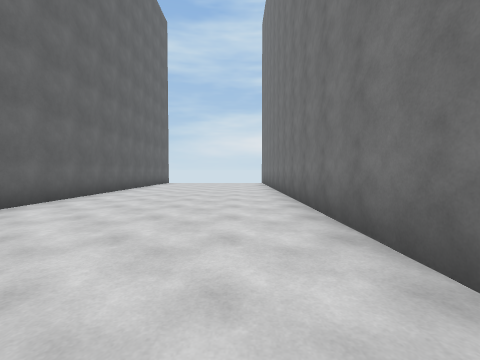
View 1 (above)

24 first-person views from a walk through a 3-D level made in the Unity game engine. The camera is 1.2 m above the floor, tilts 2° down and sees 90° across. The floor is counted in squares, 2 m on a side. Each view is taken from the middle of a square. On the plan, view 1 faces up. The plan holds only what a view shows up to about 9 squares ahead; the rest is blank. The place goes on beyond the plan. The player is left out.

View 2
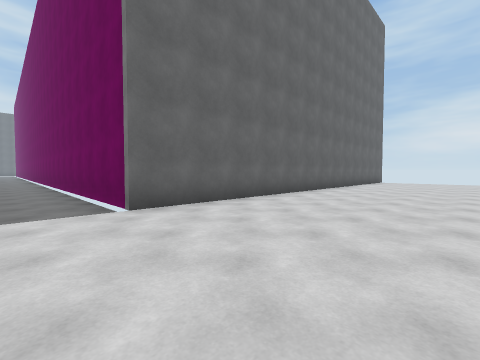

View 3
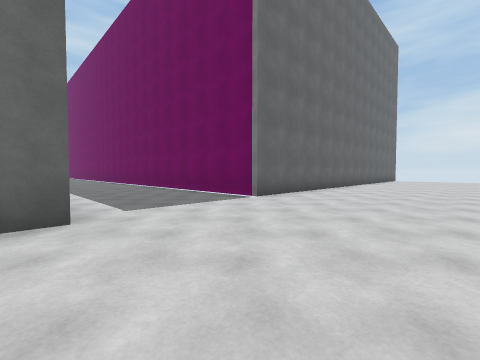

View 4
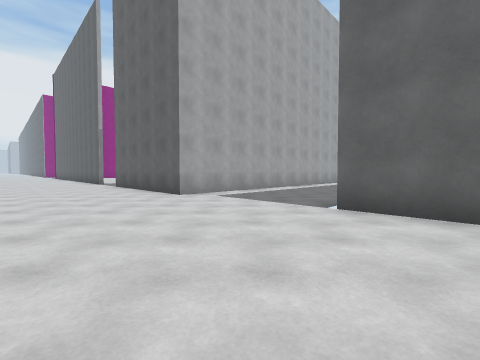

View 5
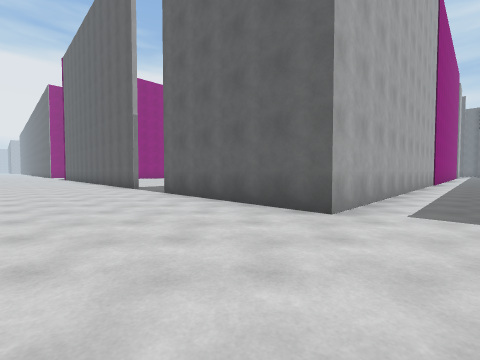

View 6
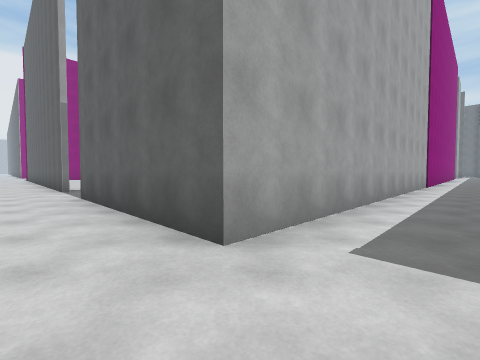

View 7
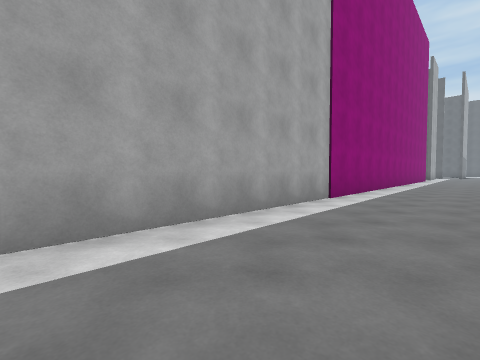

View 8
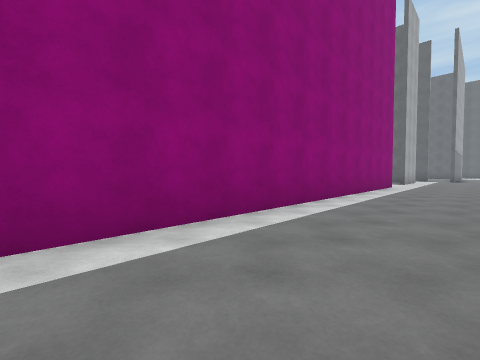

View 9
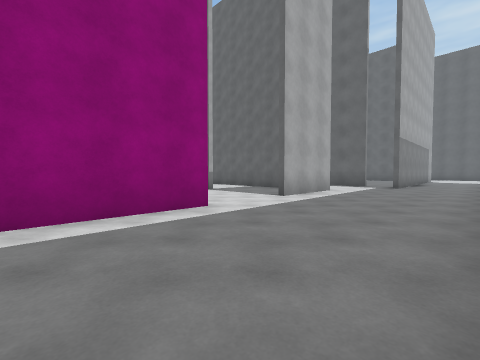

View 10
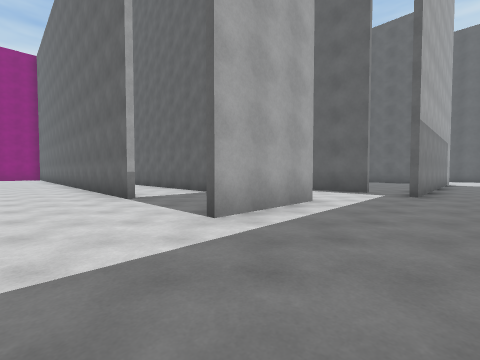

View 11
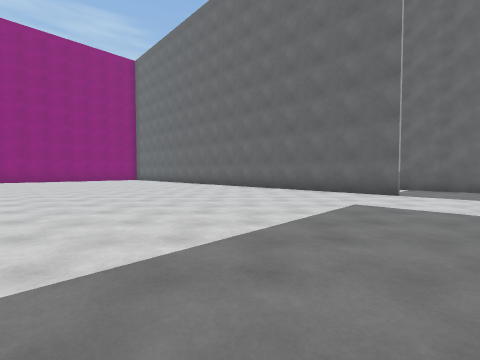

View 12
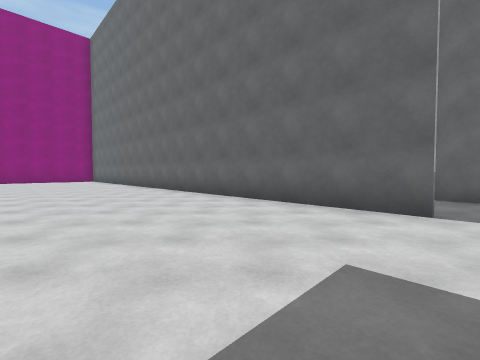

View 13
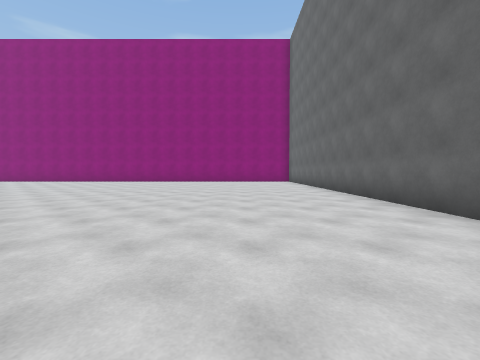

View 14
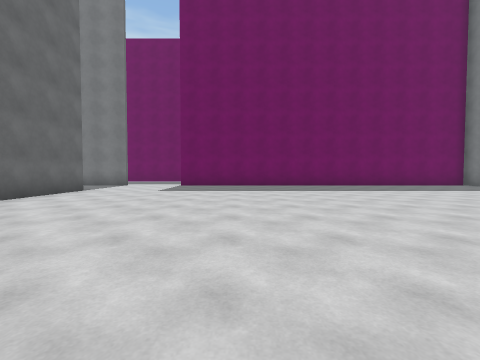

View 15
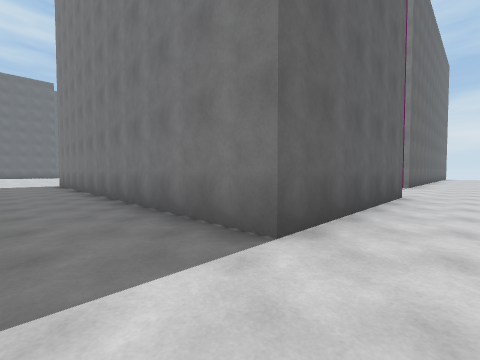

View 16
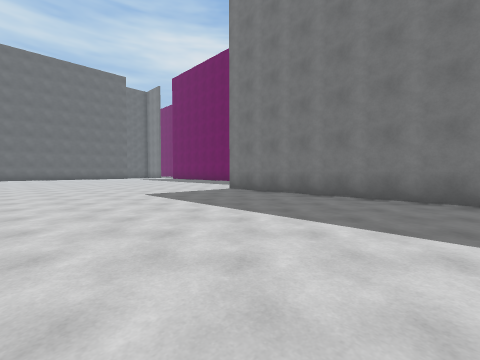

View 17
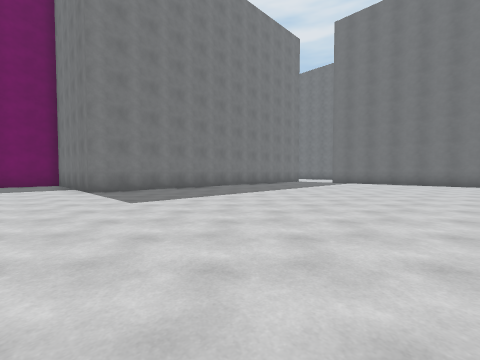

View 18
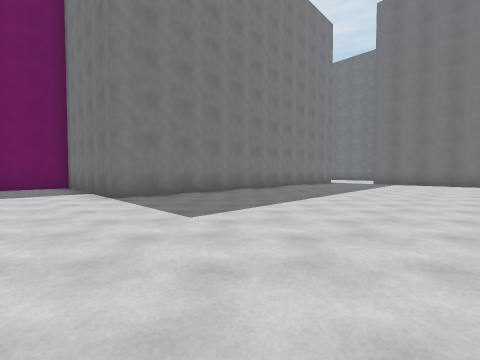

View 19
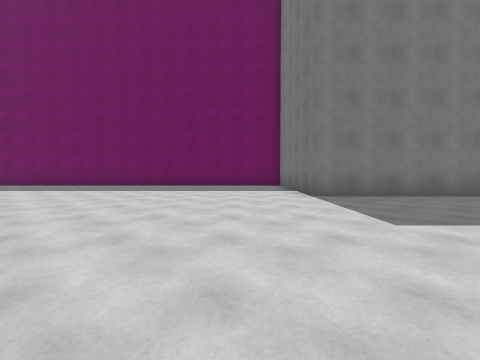

View 20
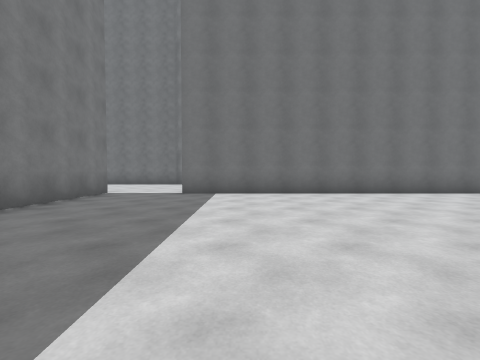

View 21
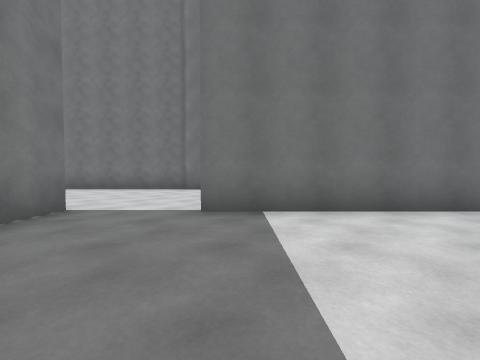

View 22
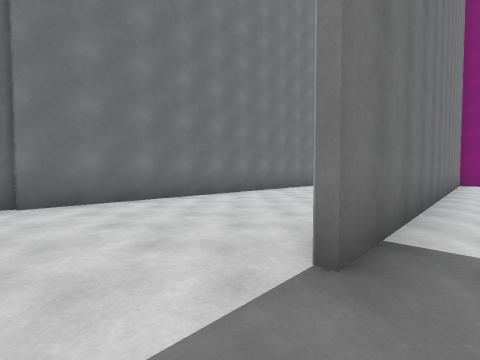

View 23
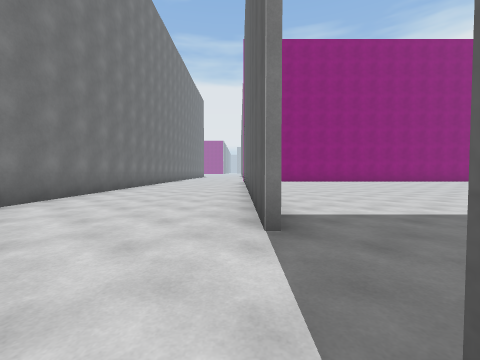

View 24
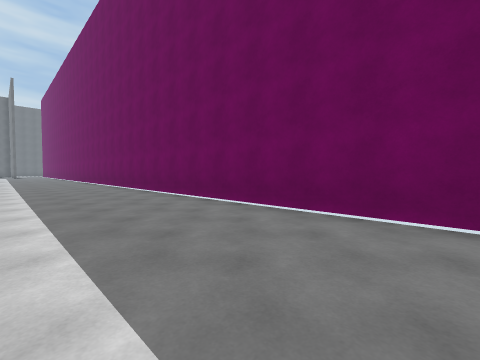

### Floor plan
Points are (right, up) in squares from view 1. A wall is a line through its corners. A room is listed if a view was taken in it or the views show most of it. See-through windows are left out.
Room 1 (views 1, 2, 3, 4, 5, 6, 7, 8, 9, 10, 15, 23, 24)
walls: (-3.3, -11.4) (-3.3, -17.4); (1.2, 1.1) (1.2, 8.9); (-3.8, 9) (-3.8, -0.6) (-15.4, -0.6); (1.2, -10.2) (1.2, -6); (-26.6, -4.4) (-3.3, -4.4) (-3.3, -9.3); (1, -18) (1, -10.1); (-31.6, -4.4) (-28.9, -4.4); (-37.5, -3) (-33.8, -3)
ways out: opening at (-27.5, -5) to room 2; opening at (-4, -10.5) to room 2; opening at (-32.5, -4)
Room 2 (views 11, 12, 13, 14, 16, 17, 18, 19, 20, 21, 22)
walls: (-29, -7.4) (-29, -18); (-3.3, -9.3) (-14.2, -9.3) (-14.2, -4.5) (-16, -4.5); (-3.4, -18.5) (-3.4, -11.4)
ways out: opening at (-27.5, -5) to room 1; opening at (-4, -10.5) to room 1; opening at (-29, -6.5)

Positions as (right, up) in squares from view 1, and headings:
1: (0, 0), facing up
2: (0, -2), facing up-left
3: (0, -5), facing up-left
4: (0, 1), facing down-left
5: (0, -3), facing down-left
6: (-2, -3), facing down-left
7: (-8, -2), facing down-left
8: (-16, -2), facing down-left
9: (-24, -1), facing down-left
10: (-27, -2), facing down-left
11: (-22, -6), facing down-left
12: (-25, -7), facing down-left
13: (-26, -9), facing down
14: (-24, -15), facing up
15: (-2, -11), facing up-left
16: (-8, -15), facing up-left
17: (-16, -17), facing up-right
18: (-16, -15), facing up-right
19: (-16, -15), facing up
20: (-10, -13), facing right
21: (-7, -12), facing right
22: (-4, -10), facing down-right
23: (-3, -9), facing down
24: (-6, -4), facing up-left
